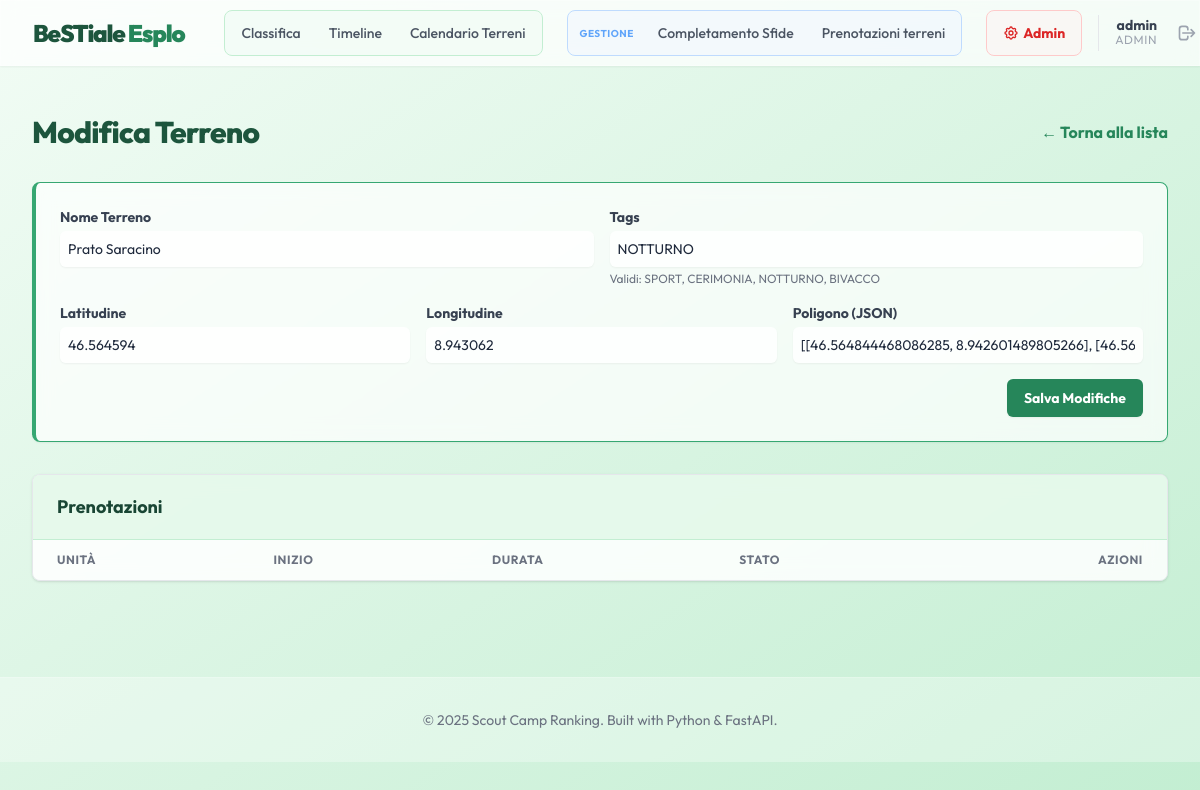
The app's page /admin/terreni/1 (signed in), older data.
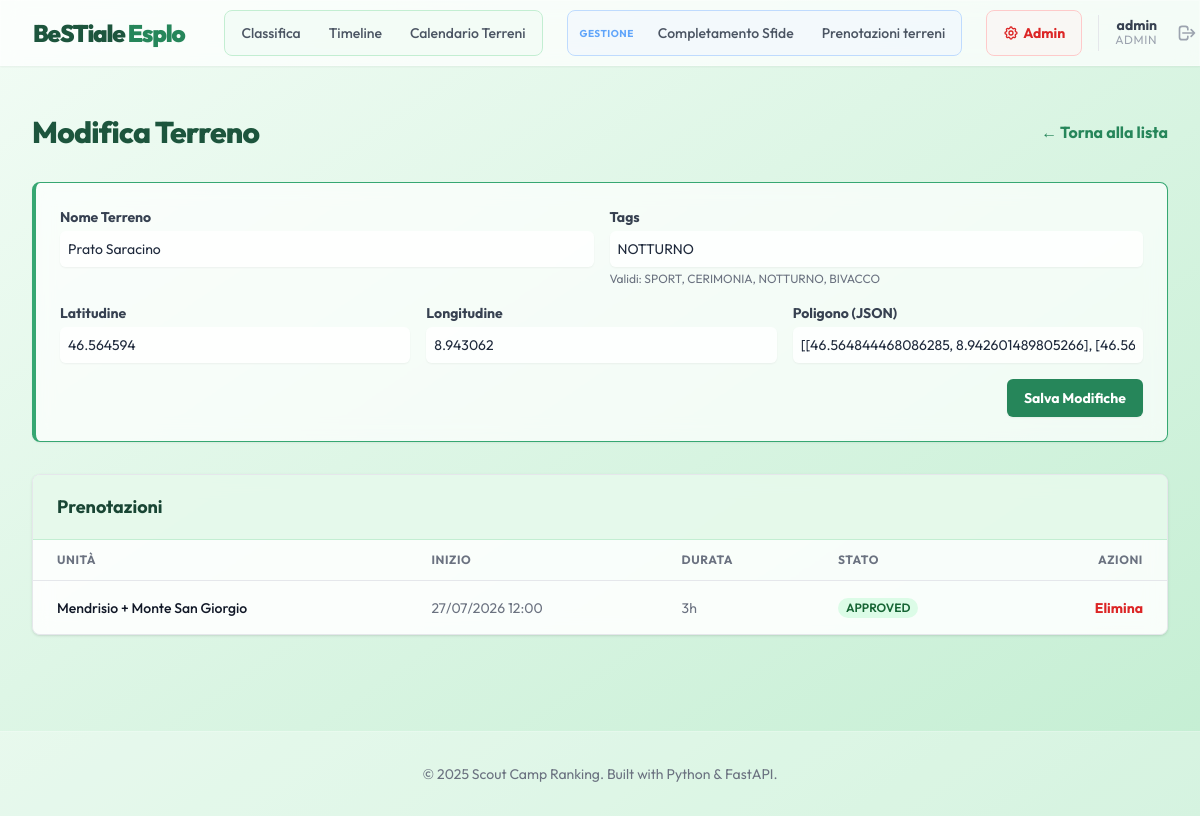
The same page, newer data.
### app/models.py (models this page shows)
class Prenotazione(Base):
    __tablename__ = "prenotazioni"
    id: Mapped[int] = mapped_column(primary_key=True, index=True)
    terreno_id: Mapped[int] = mapped_column(ForeignKey("terreni.id"))
    unita_id: Mapped[int] = mapped_column(ForeignKey("unita.id"))
    start_time: Mapped[datetime] = mapped_column()
    end_time: Mapped[datetime] = mapped_column()
    duration: Mapped[int] = mapped_column()  # Hours (1-4)
    status: Mapped[str] = mapped_column(default="PENDING")  # PENDING, APPROVED
    terreno: Mapped["Terreno"] = relationship(back_populates="prenotazioni")
    unita: Mapped["Unita"] = relationship()

class Unita(Base):
    __tablename__ = "unita"
    id: Mapped[int] = mapped_column(primary_key=True, index=True)
    name: Mapped[str] = mapped_column(unique=True, index=True)
    sottocampo: Mapped[str] = mapped_column()
    pattuglie: Mapped[list["Pattuglia"]] = relationship(back_populates="unita")

### app/routers/admin.py (the view)
@router.get("/terreni/{terreno_id}", response_class=HTMLResponse)
async def edit_terreno(
    request: Request, terreno_id: int, db: Session = Depends(get_db), user: User = Depends(get_admin_user)
):
    terreno = db.query(Terreno).filter(Terreno.id == terreno_id).first()
    if not terreno:
        raise HTTPException(status_code=404, detail="Terreno not found")
    prenotazioni = (
        db.query(Prenotazione)
        .filter(Prenotazione.terreno_id == terreno_id)
        .order_by(Prenotazione.start_time.desc())
        .all()
    )
    return templates.TemplateResponse(
        "edit_terreno.html",
        {"request": request, "user": user, "terreno": terreno, "prenotazioni": prenotazioni, "active_tab": "terreni"},
    )

### app/templates/edit_terreno.html (shortened to what the changed rows need)
{% extends "base.html" %}
{% block content %}
<div class="px-4 py-6 sm:px-0">
    <div class="flex justify-between items-center mb-8">
        <h1 class="text-3xl font-extrabold text-scout-800 tracking-tight">Modifica Terreno</h1>
    </div>
    <div class="glass shadow overflow-hidden border-b border-gray-200 sm:rounded-lg overflow-x-auto">
        <table class="min-w-full divide-y divide-gray-200">
            <thead class="bg-white/50">
                <tr>
                    <th class="px-6 py-3 text-left text-xs font-bold text-gray-500 uppercase tracking-wider">Unità</th>
                    <th class="px-6 py-3 text-left text-xs font-bold text-gray-500 uppercase tracking-wider">Inizio</th>
                    <th class="px-6 py-3 text-left text-xs font-bold text-gray-500 uppercase tracking-wider">Durata</th>
                    <th class="px-6 py-3 text-left text-xs font-bold text-gray-500 uppercase tracking-wider">Stato</th>
                    <th class="px-6 py-3 text-right text-xs font-bold text-gray-500 uppercase tracking-wider">Azioni
                    </th>
                </tr>
            </thead>
            <tbody class="bg-white/60 divide-y divide-gray-200">
                {% for p in prenotazioni %}
                <tr>
                    <td class="px-6 py-4 whitespace-nowrap text-sm font-medium text-gray-900">{{ p.unita.name }}</td>
                    <td class="px-6 py-4 whitespace-nowrap text-sm text-gray-500">{{ p.start_time.strftime('%d/%m/%Y
                        %H:%M') }}</td>
                    <td class="px-6 py-4 whitespace-nowrap text-sm text-gray-500">{{ p.duration }}h</td>
                    <td class="px-6 py-4 whitespace-nowrap text-sm">
                        <span
                            class="px-2 inline-flex text-xs leading-5 font-semibold rounded-full
                            {% if p.status == 'APPROVED' %}bg-green-100 text-green-800{% else %}bg-yellow-100 text-yellow-800{% endif %}">
                            {{ p.status }}
                        </span>
                    </td>
                    <td class="px-6 py-4 whitespace-nowrap text-right text-sm font-medium">
                        <form action="/admin/prenotazioni/{{ p.id }}/delete" method="post" class="inline"
                            onsubmit="return confirm('Eliminare questa prenotazione?');">
                            <button type="submit" class="text-red-600 hover:text-red-900 font-bold">Elimina</button>
                        </form>
                    </td>
                </tr>
                {% endfor %}
            </tbody>
        </table>
    </div>
</div>
{% endblock %}

Row changes from the older to the newer data that the page shows:
added Prenotazione: unita.name "Mendrisio + Monte San Giorgio", start_time "27/07/2026 12:00", duration "3", status "APPROVED"
